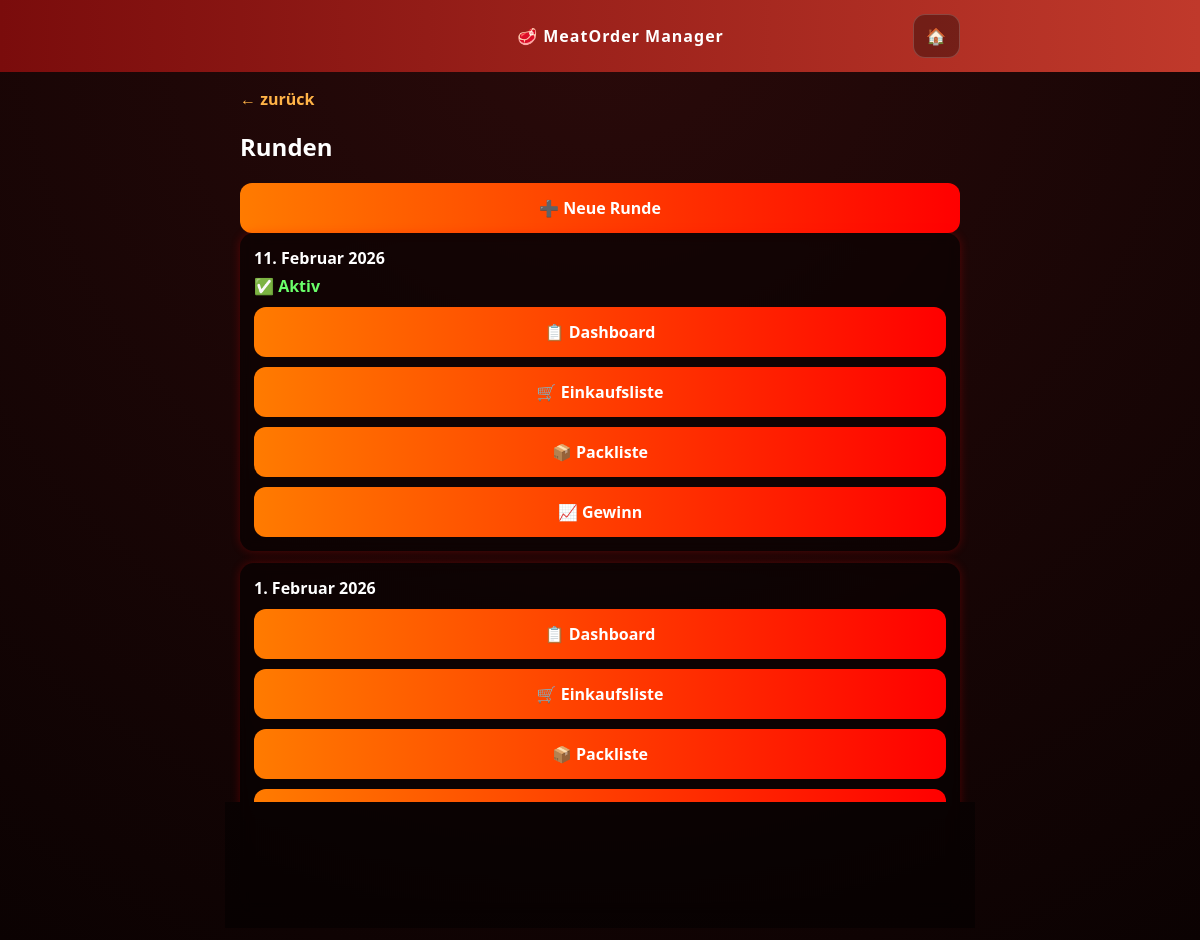
Page /runden/ (signed in) on the committed database.
### core/models.py (models this page shows, shortened)
class Round(models.Model):
    date = models.DateField()
    is_active = models.BooleanField(default=False)
    travel_km = models.DecimalField(max_digits=8, decimal_places=2, default=0)

### core/views.py (the view)
# urls.py: path("runden/", views.round_list, name="round_list"),
@login_required
def round_list(request):
    rounds = Round.objects.order_by("-is_active", "-date")
    return render(request, "core/round_list.html", {"rounds": rounds})

### core/templates/core/round_list.html (shortened to what this page needs)
{% extends "core/base.html" %}
{% block content %}
<a href="#" data-fallback="{% url 'home' %}"
   onclick="goBack(this.dataset.fallback); return false;">← zurück</a>
<h2>Runden</h2>
<a class="btn" href="{% url 'create_round' %}">➕ Neue Runde</a>
{% for r in rounds %}
  <div class="card">
    <strong>{{ r.date }}</strong>
    {% if r.is_active %}
      <div style="margin-top:6px; color:#6aff6a; font-weight:700;">✅ Aktiv</div>
    {% endif %}
    <a class="btn" href="{% url 'round_dashboard' r.id %}">📋 Dashboard</a>
    <a class="btn" href="{% url 'shopping_list' r.id %}">🛒 Einkaufsliste</a>
    <a class="btn" href="{% url 'pack_list' r.id %}">📦 Packliste</a>
    <a class="btn" href="{% url 'round_profit' r.id %}">📈 Gewinn</a>
    {% if not r.is_active %}
      <a class="btn" href="{% url 'set_active_round' r.id %}">⭐ Als aktiv setzen</a>
    {% endif %}
  </div>
{% empty %}
  <div class="card">Noch keine Runden angelegt.</div>
{% endfor %}
{% endblock %}

### core/templates/core/base.html (style rules this page uses)
body { margin:0;font-family:system-ui,sans-serif;background:radial-gradient(circle at top,#2a0a0a,#0b0202);color:#fff }
a { color:#ffb347;text-decoration:none;font-weight:700 }
.card { background:rgba(0,0,0,.45); border-radius:14px; padding:14px; margin-bottom:12px; box-shadow:0 0 10px rgba(255,0,0,.25); backdrop-filter: blur(6px); }
.btn { display:block; text-align:center; padding:14px; border-radius:12px; margin-top:10px; font-weight:700; background:linear-gradient(90deg,#ff7b00,#ff0000); color:#fff; border:none; cursor:pointer; }

### rows in the picture
Round: date "11. Februar 2026", is_active "✅ Aktiv"
Round: date "1. Februar 2026"
